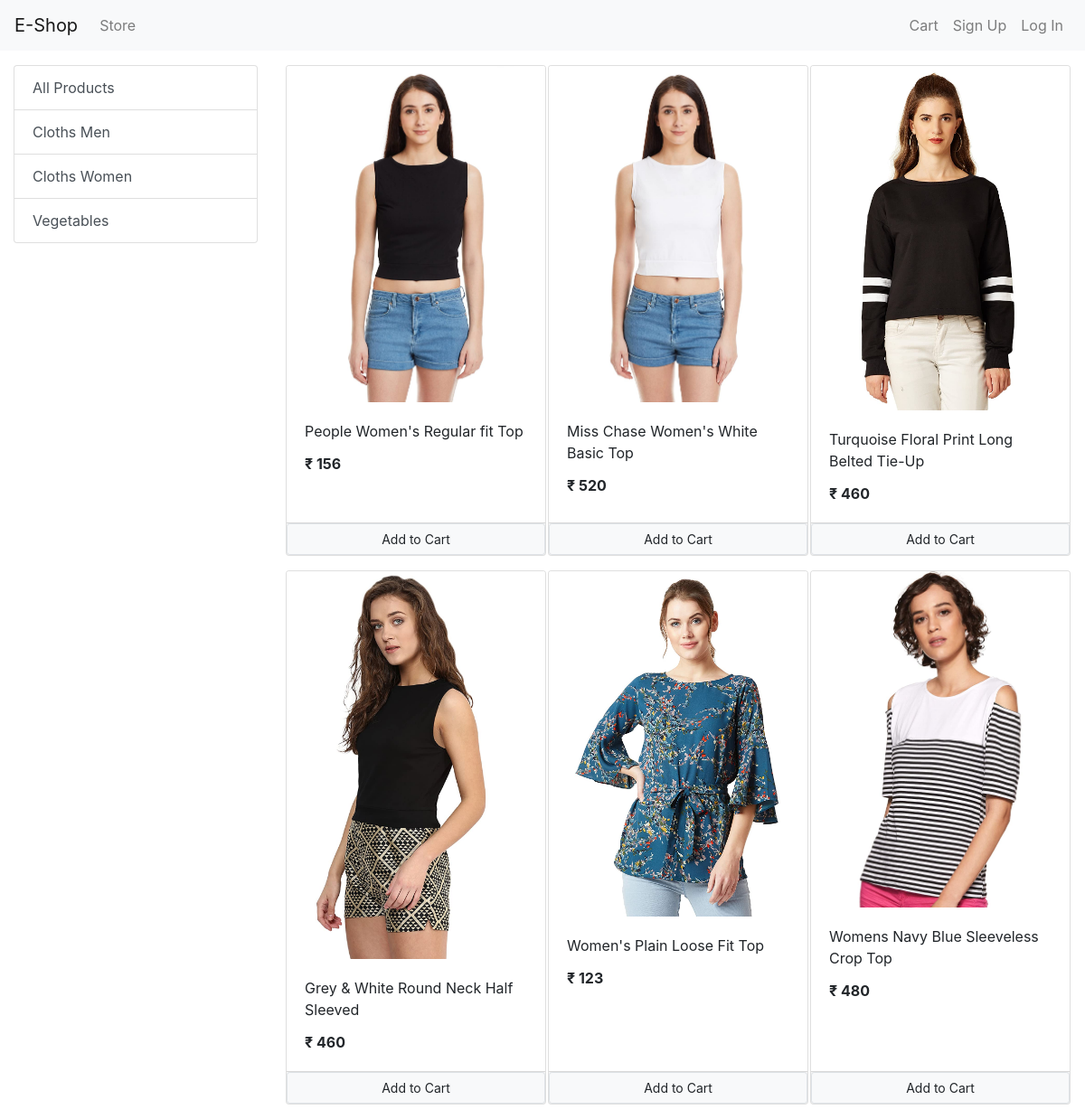
The app's page /?category=2 with its own data.
### store/models/category.py (models this page shows, shortened)
class Category(models.Model):
    name = models.CharField(max_length=20)
    @staticmethod
    def get_all_categories():
        return Category.objects.all()

### store/models/product.py (models this page shows, shortened)
class Product(models.Model):
    name = models.CharField(max_length=50)
    price = models.IntegerField(default=0)
    category = models.ForeignKey(Category, on_delete=models.CASCADE, default=1)
    description = models.CharField(max_length=200, default='', null=True, blank=True)
    image = models.ImageField(upload_to='uploads/products/')
    @staticmethod
    def get_all_products_by_categoryid(category_id):
        if category_id:
            return Product.objects.filter(category=category_id)
        else:
            return Product.get_all_products()

### store/views/home.py (the view, shortened to what this page needs)
# urls.py: path('', Index.as_view(), name="homepage"),
class Index(View):
    def get(self, request):
        cart = request.session.get('cart')
        if not cart:
            request.session['cart'] = {}
        products = None
        categories = Category.get_all_categories()
        categoryID = request.GET.get('category')
        if categoryID:
            products = Product.get_all_products_by_categoryid(categoryID)
        else:
            products = Product.get_all_products()
        data = {}
        data['products'] = products
        data['categories'] = categories
        return render(request, 'index.html', data)

### store/templatetags/cart.py (called while the page is built)
@register.filter(name='is_in_cart')
def is_in_cart(product, cart):
    keys = cart.keys()
    for id in keys:
        if int(id) == product.id:
            return True
    return False

### store/templatetags/custom_filter.py (called while the page is built)
@register.filter(name='currency')
def currency(number):
    return '₹' + " " + str(number)

### store/templates/index.html (shortened to what this page needs)
{% extends 'base.html' %}
{% block content %}
{% load cart %}
    {% load custom_filter %}
    <div class="container-fluid mt-3">
        <div class="row">
            <div class="col-lg-3 mx-auto">
                <ul class="list-group">
                <a href="/" class="list-group-item list-group-item-action "> All Products </a>
                    {% for category in categories %}
                    <a href="/?category={{ category.id }}" class="list-group-item list-group-item-action ">{{ category.name }}</a>
                    {% endfor %}
                </ul>
            </div>
            <div id="products" class="col-lg-9 mx-auto">
                <div class="row mx-auto">
                {% for product in products %}
                 <div class="card mx-auto mb-3" id="{{ product.id }}" style="width: 18rem; ">
                 <img src="{{ product.image.url }}" class="card-img-top" alt="...">
                <div class="card-body">
                <p class="card-title">{{ product.name }}</p>
                <p class="card-text"><b>  {{ product.price|currency }} </b></p>
                </div>
                 <div class=" card-footer p-0  ">
                     {% if product|is_in_cart:request.session.cart %}
                     <div class="row no-gutters ">
                      <form action="/#{{ product.id }}" method="post" class="col-2 ">
                             {% csrf_token %}
                             <input hidden type="text" name="product" value="{{ product.id }}">
                             <input hidden type="text" name="remove" value="True">
                             <input type="submit" value=" - " class="btn btn-block btn-secondary">
                         </form>
                     <div class="text-center col">{{ product|cart_quantity:request.session.cart  }} in cart</div>
                         <form action="/#{{ product.id }}" method="post" class="col-2 ">
                             {% csrf_token %}
                             <input hidden type="text" name="product" value="{{ product.id }}">
                             <input type="submit" value=" + " class="btn btn-block btn-secondary">
                         </form>
                      </div>
                     {% else %}
                       <form action="/#{{ product.id }}" method="POST" class="btn-block">
                         <input href="#" type="submit" class="btn btn-light btn-sm border form-control" value = "Add to Cart">
                      </form>
                     {% endif%}
                 </div>
                </div>
            {% endfor %}
             </div>
            </div>
        </div>
    </div>
{% endblock %}

### records on screen
Category: name "Cloths Men"
Category: name "Cloths Women"
Category: name "Vegetables"
Product: image (picture), name "People Women's Regular fit Top", price "₹ 156"
Product: image (picture), name "Miss Chase Women's White Basic Top", price "₹ 520"
Product: image (picture), name "Turquoise Floral Print Long Belted Tie-Up", price "₹ 460"
Product: image (picture), name "Grey & White Round Neck Half Sleeved", price "₹ 460"
Product: image (picture), name "Women's Plain Loose Fit Top", price "₹ 123"
Product: image (picture), name "Womens Navy Blue Sleeveless Crop Top", price "₹ 480"
